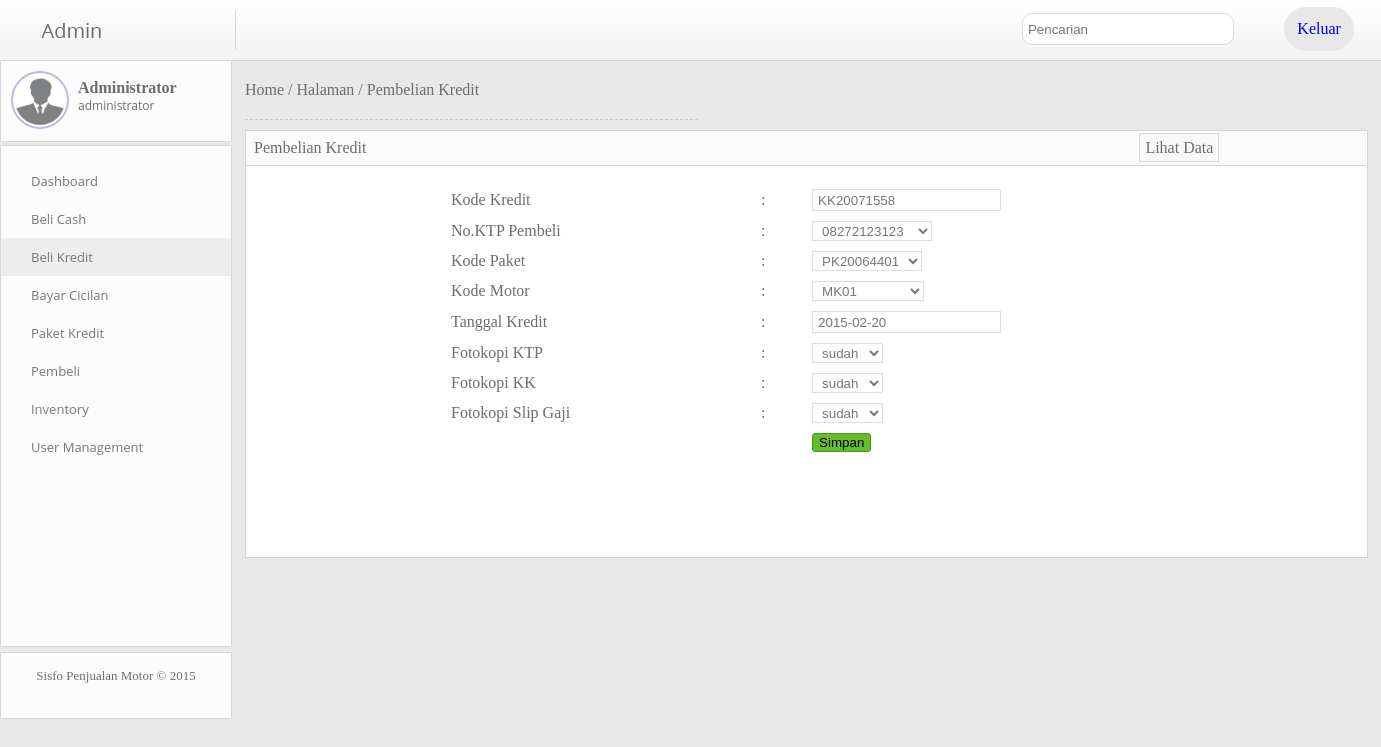
The app's page /index.php?mod=kredit&aksi=edit&id=KK20071558 (signed in) with its own data.
### tables this page shows
CREATE TABLE `beli_kredit` (
  `kredit_kode` char(10) NOT NULL,
  `pembeli_no_ktp` varchar(17) NOT NULL,
  `paket_kode` char(10) NOT NULL,
  `motor_kode` char(10) NOT NULL,
  `kredit_tanggal` date NOT NULL,
  `fotokopi_ktp` enum('sudah','belum') DEFAULT NULL,
  `fotokopi_kk` enum('sudah','belum') DEFAULT NULL,
  `fotokopi_slip_gaji` enum('sudah','belum') DEFAULT NULL,
  PRIMARY KEY (`kredit_kode`),
  KEY `pembeli_no_ktp` (`pembeli_no_ktp`),
  KEY `paket_kode` (`paket_kode`),
  KEY `motor_kode` (`motor_kode`),
  CONSTRAINT `beli_kredit_ibfk_1` FOREIGN KEY (`pembeli_no_ktp`) REFERENCES `pembeli` (`pembeli_no_ktp`) ON DELETE CASCADE ON UPDATE CASCADE,
  CONSTRAINT `beli_kredit_ibfk_2` FOREIGN KEY (`paket_kode`) REFERENCES `kredit_paket` (`paket_kode`) ON DELETE CASCADE ON UPDATE CASCADE,
  CONSTRAINT `beli_kredit_ibfk_3` FOREIGN KEY (`motor_kode`) REFERENCES `motor` (`motor_kode`) ON DELETE CASCADE ON UPDATE CASCADE
);

### module/k-kredit.php (the view, shortened to what this page needs)
<?php
  $kredit_tanggal = $hariini;
  $kredit_kode    = autopk("KK");
  $servername = "localhost";
  $database = "motor_db";
  $uname = "root";
  $pass = "";
  $conn = mysqli_connect($servername, $uname, $pass, $database);
  if($aksi=='edit' && isset($id)){
      $sql_display    = mysqli_query($conn, "SELECT *FROM beli_kredit WHERE kredit_kode='".$id."'");
      $row_display    = mysqli_fetch_assoc($sql_display);
      $kredit_tanggal = $row_display['kredit_tanggal'];
      $kredit_kode    = $row_display['kredit_kode'];
      $hidden         = "hidden";
  }
?>
<div class='breadcumb'>
<a href='index.php?mod=dashboard'>Home</a> / <a href='index.php'>Halaman</a> / <a href='index.php?mod=kredit'>Pembelian Kredit</a>
	<div class='garis'></div>
</div>
<div class='isi'>
	<div class='isi-judul'><font>Pembelian Kredit</font><a href='index.php?mod=kredit'><font>Lihat Data </font></a></div>
	<br>
<form id="form1" name="form1" method="post" action="">
<table width="900" cellspacing="0" id='input' border="0" align='center' cellpadding="0">
  <tr>
    <td width='300px'>Kode Kredit</td>
    <td>:</td>
    <td ><span id="sprytextfield1">
              <input type='text' name='kredit_kode' id='kredit_kode' value=<?php echo '"'.$kredit_kode.'"' ?> readonly>
        <span class="textfieldRequiredMsg">A value is required.</span></span>
    </td>
  </tr>
  <tr>
    <td>No.KTP Pembeli</td>
    <td>:</td>
    <td>
       <span id="spryselect1">
      <select name="pembeli_no_ktp" id="pembeli_no_ktp">
           <option value=<?php echo '"'.$row_display['pembeli_no_ktp'].'"'.$hidden.'' ?> ><?php echo $row_display['pembeli_no_ktp'] ?>  </option>
      </select>
      <span class="selectRequiredMsg">Please select an item.</span></span>
    </td>
  </tr>
  <tr>
    <td>Kode Paket</td>
    <td>:</td>
    <td>
       <span id="spryselect2">
      <select name="paket_kode" id="paket_kode">
           <option value=<?php echo '"'.$row_display['paket_kode'].'"'.$hidden.'' ?> ><?php echo $row_display['paket_kode'] ?>  </option>
      </select>
      <span class="selectRequiredMsg">Please select an item.</span></span>
    </td>
  </tr>
  <tr>
    <td>Kode Motor</td>
    <td>:</td>
    <td>   <span id="spryselect3">
    <select name="motor_kode" id="motor_kode">
                <option value=<?php echo '"'.$row_display['motor_kode'].'"'.$hidden.'' ?> ><?php echo $row_display['motor_kode'] ?>  </option>
      </select>
      <span class="selectRequiredMsg">Please select an item.</span></span>
      </td>
  </tr>
  <tr>
    <td>Tanggal Kredit</td>
    <td>:</td>
    <td><span id="sprytextfield2">
        <input type="text" name='kredit_tanggal' id='kredit_tanggal'  value='<?php echo $kredit_tanggal ?>'  >
        <span class="textfieldRequiredMsg">A value is required.</span></span>
        </td>
  </tr>
  <tr>
    <td>Fotokopi KTP</td>
    <td>:</td>
    <td>   <span id="spryselect4">
    <select name="fotokopi_ktp" id="fotokopi_ktp">
                <option value=<?php echo '"'.$row_display['fotokopi_ktp'].'"'.$hidden.'' ?> ><?php echo $row_display['fotokopi_ktp'] ?>  </option>
      </select>
      <span class="selectRequiredMsg">Please select an item.</span></span>
      </td>
  </tr>
  <tr>
    <td>Fotokopi KK</td>
    <td>:</td>
    <td>   <span id="spryselect5">
    <select name="fotokopi_kk" id="fotokopi_kk">
                <option value=<?php echo '"'.$row_display['fotokopi_kk'].'"'.$hidden.'' ?> ><?php echo $row_display['fotokopi_kk'] ?>  </option>
      </select>
      <span class="selectRequiredMsg">Please select an item.</span></span>
      </td>
  </tr>
  <tr>
    <td>Fotokopi Slip Gaji</td>
    <td>:</td>
    <td>   <span id="spryselect6">
    <select name="fotokopi_slip_gaji" id="fotokopi_slip_gaji">
                <option value=<?php echo '"'.$row_display['fotokopi_slip_gaji'].'"'.$hidden.'' ?> ><?php echo $row_display['fotokopi_slip_gaji'] ?>  </option>
      </select>
      <span class="selectRequiredMsg">Please select an item.</span></span>
      </td>
  </tr>
  <tr>
    <td>&nbsp;</td>
    <td>&nbsp;</td>
    <td ><input type="submit" name="Simpan" id="Simpan" value="Simpan" /></td>
  </tr>
</table>
</form>
</div>

### asset/css/style.css (style rules this page uses)
body { margin : 0; background-color : #E8E8E8; font-family : 'Century Gothic'; color : #6D6D6D; }
input[type="text"] { height:20px; background-color:#FFF; border:#DDDDDD solid 1px; padding:0px 5px; color : #777777; }
select { height:20px; background-color:#FFF; border:#DDDDDD solid 1px; padding:0px 5px; color : #777777; }
input[type="submit"] { background-color : #67BB30; border-style : solid; border-width : 1px; border-color :#3F9D00; border-radius : 3px; }
.breadcumb a { text-decoration : none; color : #6D6D6D; }
.garis { width : 40%; border-top-style : dashed; border-top-color : #CCCCCC; border-top-width : 0.5px; margin-left : 0px; margin-top : 20px; }
.isi { margin-top : 10px; background-color : #FFFFFF; border-color : #D6D6D6; border-style : solid; border-width : 1px; width : 99%; padding-bottom : 100px; }
.isi-judul { width : 98.5%; padding : 8px; background-color : #FAFAFA; border-bottom-color : #D6D6D6; border-bottom-style : solid; border-bottom-width : 1px; }
.isi-judul a { margin-left : 70%; text-decoration : none; border-style : solid; border-color : #D6D6D6; border-width : 1px; color : #6D6D6D; padding : 5px; background-color : #F8F8F8; }
.isi-judul a font { margin-left : 0px; }
table { *border-collapse: collapse; border-spacing: 0; width: 95%; }
#display th,td { border-top-width : 1px; border-top-style : solid; border-color : #DDDDDD; border-spacing : 0px; }
#input { margin-left : 200px; }
#input tr,td,th { border-style : none; padding : 5px; }

### records on screen
beli_kredit: kredit_kode "KK20071558", pembeli_no_ktp "08272123123", paket_kode "PK20064401", motor_kode "MK01", kredit_tanggal "2015-02-20", fotokopi_ktp "sudah", fotokopi_kk "sudah", fotokopi_slip_gaji "sudah"
